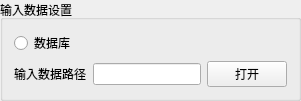
       <widget class="QGroupBox" name="groupBox_SetInputData">
        <property name="maximumSize">
         <size>
          <width>16777215</width>
          <height>16777215</height>
         </size>
        </property>
        <property name="title">
         <string>输入数据设置</string>
        </property>
        <layout class="QGridLayout" name="gridLayout_2">
         <item row="0" column="0">
          <widget class="QRadioButton" name="radioButton_InputDB">
           <property name="text">
            <string>数据库</string>
           </property>
          </widget>
         </item>
         <item row="1" column="0">
          <widget class="QLabel" name="label_InputDataPath">
           <property name="maximumSize">
            <size>
             <width>16777215</width>
             <height>16777215</height>
            </size>
           </property>
           <property name="text">
            <string>输入数据路径</string>
           </property>
          </widget>
         </item>
         <item row="1" column="1">
          <widget class="QLineEdit" name="lineEdit_InputDataPath">
           <property name="minimumSize">
            <size>
             <width>0</width>
             <height>0</height>
            </size>
           </property>
           <property name="toolTip">
            <string>请选择输入数据路径</string>
           </property>
           <property name="dragEnabled">
            <bool>true</bool>
           </property>
          </widget>
         </item>
         <item row="1" column="2">
          <widget class="QPushButton" name="pushButton_Open">
           <property name="maximumSize">
            <size>
             <width>16777215</width>
             <height>16777215</height>
            </size>
           </property>
           <property name="text">
            <string>打开</string>
           </property>
          </widget>
         </item>
        </layout>
       </widget>
